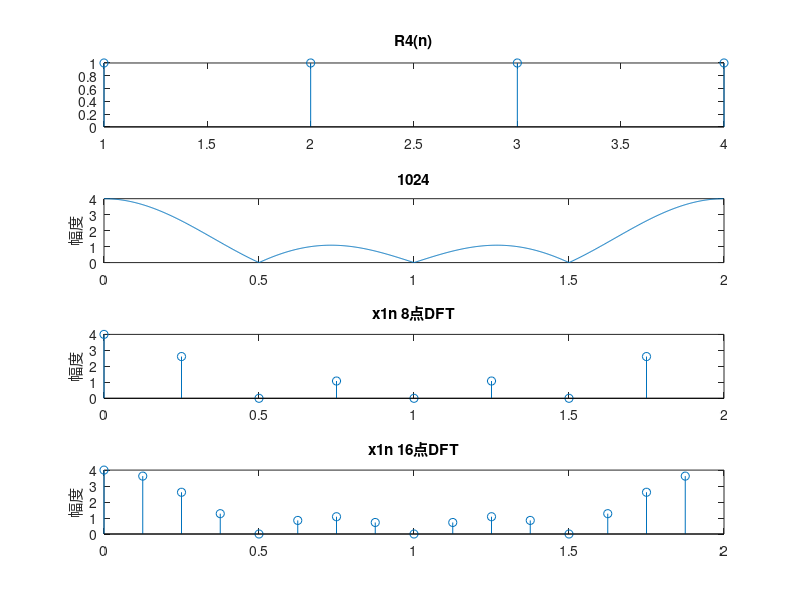
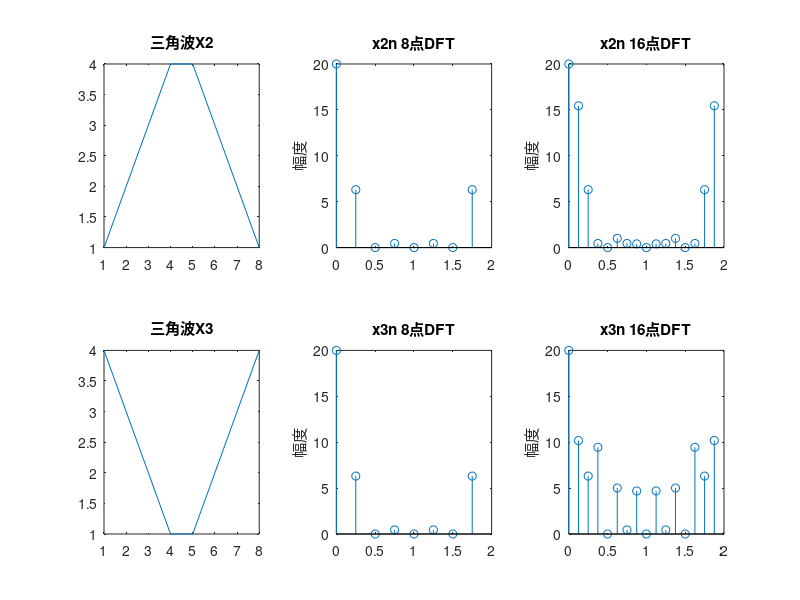
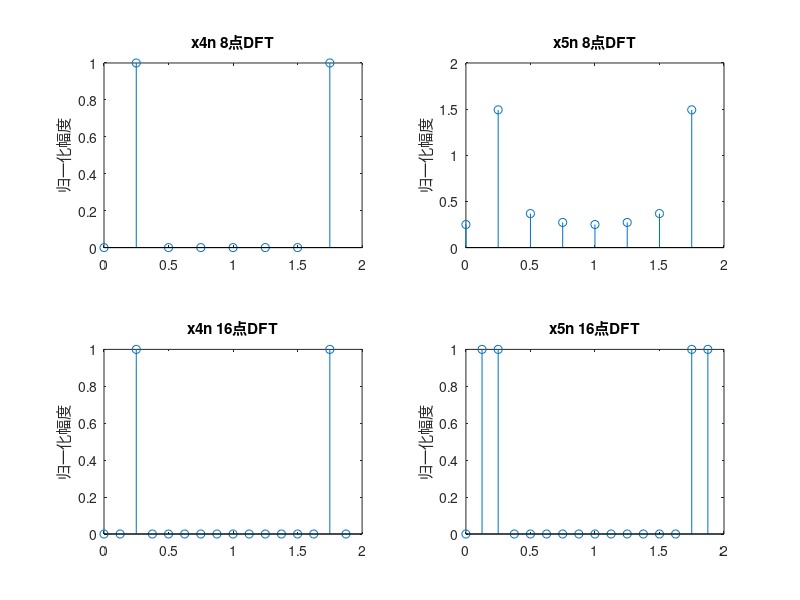
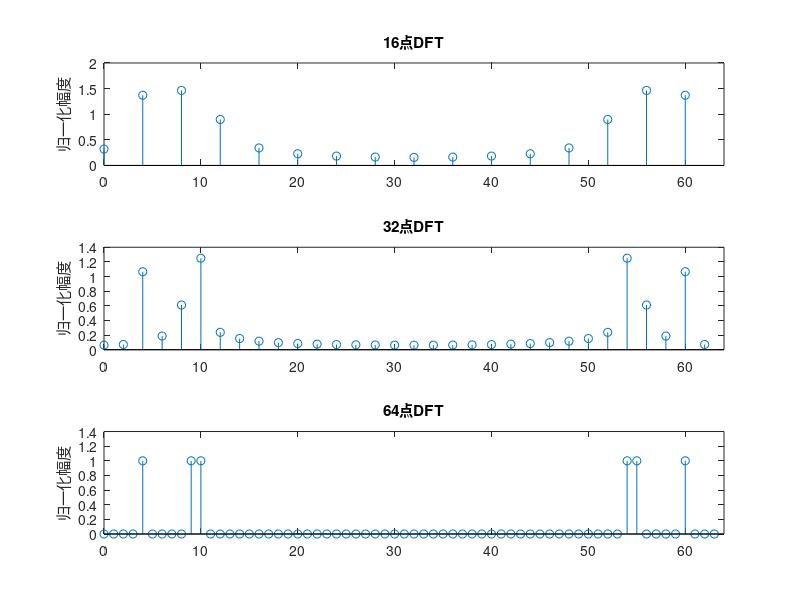

The MATLAB source for these figures, in order:
clear all;clc;

%% 数字信号处理实验二 2022.6.13
FFTNum1 = 8; FFTNum2 = 16;
k_a = (0:FFTNum1-1); k_b = (0:FFTNum2-1);
wk_a = 2*(0:FFTNum1-1)/FFTNum1; wk_b = 2*(0:FFTNum2-1)/FFTNum2;

%% 对R4(n)的分析
x1n = ones(1,4);
X1k_a = fft(x1n,FFTNum1);X1k_b = fft(x1n,FFTNum2);

figure(1);
subplot(4,1,1);stem(x1n);title("R4(n)");
subplot(4,1,2);plot(2*(0:1023)/1024,abs(fft(x1n,1024)));xlim([0,2]);ylabel("幅度");title("1024");
subplot(4,1,3);stem(wk_a,abs(X1k_a));xlim([0,2]);ylabel("幅度");title("x1n 8点DFT");
subplot(4,1,4);stem(wk_b,abs(X1k_b));xlim([0,2]);ylabel("幅度");title("x1n 16点DFT");

%% 对三角波的分析
M =8; xa = 1:floor(M/2); xb = floor(M/2):-1:1;
x2n = [xa,xb];x3n = [xb,xa];

X2k_a = fft(x2n,FFTNum1);X2k_b = fft(x2n,FFTNum2);
X3k_a = fft(x3n,FFTNum1);X3k_b = fft(x3n,FFTNum2);

figure(2);
subplot(2,3,1);plot(x2n); title("三角波X2");
subplot(2,3,2);stem(wk_a,abs(X2k_a));ylabel("幅度");title("x2n 8点DFT");
subplot(2,3,3);stem(wk_b,abs(X2k_b));ylabel("幅度");title("x2n 16点DFT");
subplot(2,3,4);plot(x3n); title("三角波X3");
subplot(2,3,5);stem(wk_a,abs(X3k_a));ylabel("幅度");title("x3n 8点DFT");
subplot(2,3,6);stem(wk_b,abs(X3k_b));ylabel("幅度");title("x3n 16点DFT");

%% 对周期序列的分析
x4n = cos(pi/4*k_a); x5n = cos(pi/4*k_a) + cos(pi/8*k_a);
X4k_a = fft(x4n,FFTNum1); X5k_a = fft(x5n,FFTNum1);

x4n = cos(pi/4*k_b); x5n = cos(pi/4*k_b) + cos(pi/8*k_b);
X4k_b = fft(x4n,FFTNum2); X5k_b = fft(x5n,FFTNum2);

figure(3);
subplot(2,2,1);stem(wk_a,abs(X4k_a)/(FFTNum1/2));xlim([0,2]);ylabel("归一化幅度");title("x4n 8点DFT");
subplot(2,2,2);stem(wk_a,abs(X5k_a)/(FFTNum1/2));xlim([0,2]);ylabel("归一化幅度");title("x5n 8点DFT");
subplot(2,2,3);stem(wk_b,abs(X4k_b)/(FFTNum2/2));xlim([0,2]);ylabel("归一化幅度");title("x4n 16点DFT");
subplot(2,2,4);stem(wk_b,abs(X5k_b)/(FFTNum2/2));xlim([0,2]);ylabel("归一化幅度");title("x5n 16点DFT");

%% 对模拟信号的分析
Fs = 64;
T = 1/Fs;
N1 = 16; N2 = 32; N3 = 64;
n = 0:N3-1;
x6n = cos(8*pi*n*T) + cos(18*pi*n*T) + cos(20*pi*n*T);
X6k_a = fft(x6n,N1); f1 = (0:N1-1)/N1*Fs;
X6k_b = fft(x6n,N2); f2 = (0:N2-1)/N2*Fs;
X6k_c = fft(x6n,N3); f3 = (0:N3-1)/N3*Fs;

figure(4);
subplot(3,1,1);stem(f1,abs(X6k_a)/(N1/2));xlim([0,64]);ylabel("归一化幅度");title("16点DFT");
subplot(3,1,2);stem(f2,abs(X6k_b)/(N2/2));xlim([0,64]);ylabel("归一化幅度");title("32点DFT");
subplot(3,1,3);stem(f3,abs(X6k_c)/(N3/2));xlim([0,64]);ylabel("归一化幅度");title("64点DFT");